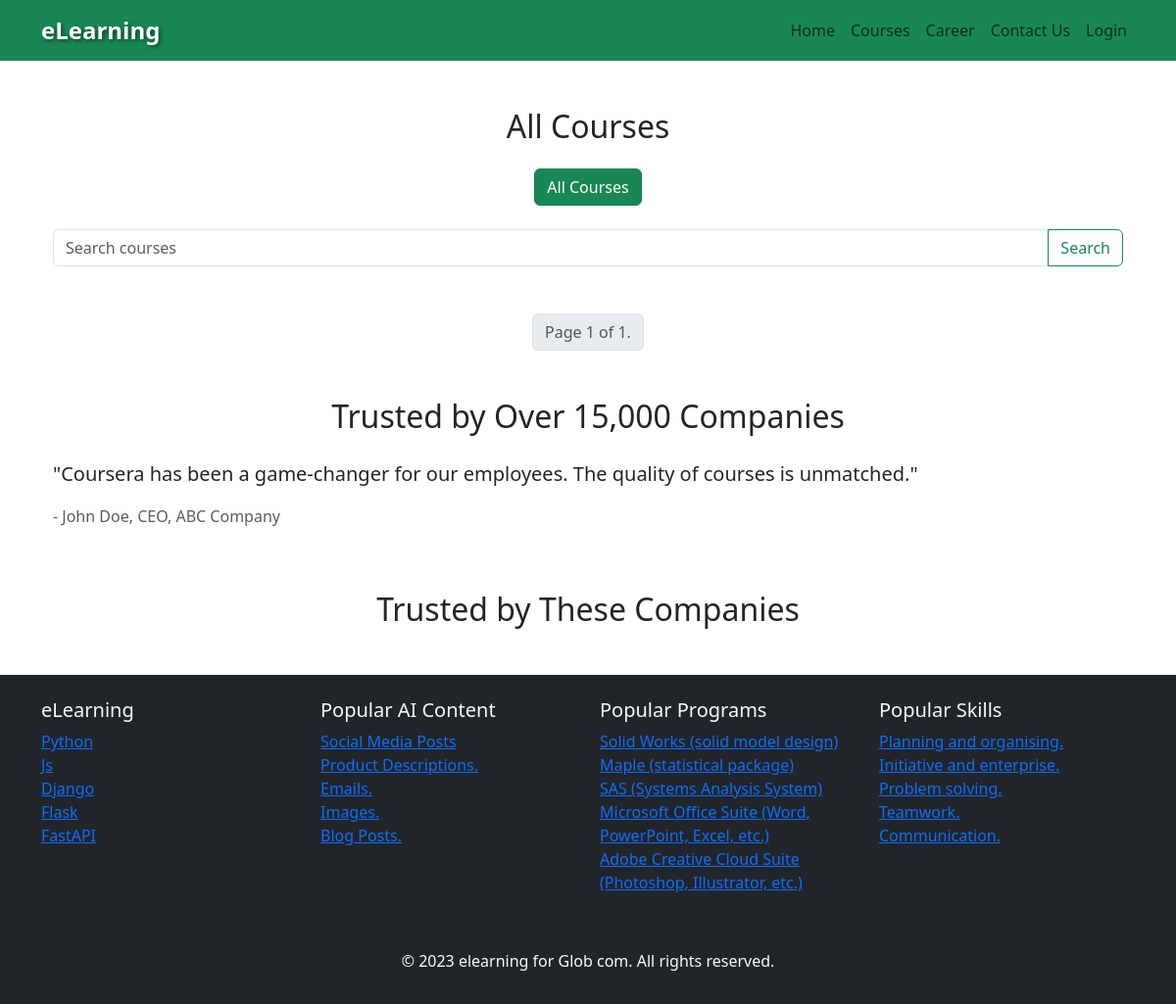
The app's page /, older data.
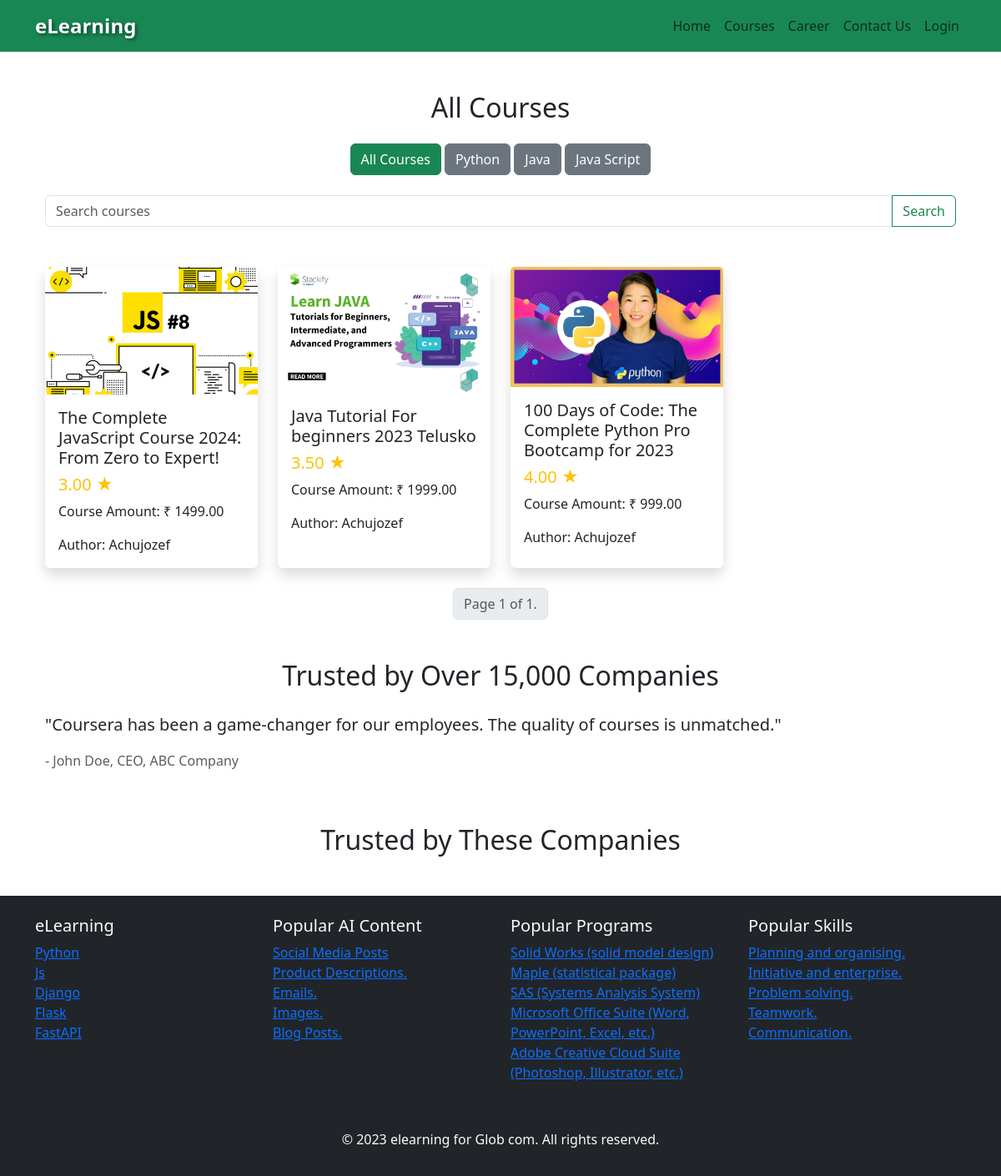
The same page, newer data.
### Course/models.py (models this page shows, shortened)
class Category(models.Model):
    title = models.CharField(max_length=255)

class Course(models.Model):
    title = models.CharField(max_length=255)
    first_description = models.TextField()
    second_description = models.TextField()
    thumbnail = models.ImageField(upload_to='course_thumbnails/', blank=True, null=True)
    rating = models.DecimalField(max_digits=3, decimal_places=2,null=True,blank=True)
    students_enrolled = models.PositiveIntegerField(default=0,null=True,blank=True)
    category =models.ForeignKey(Category, on_delete=models.CASCADE, null=True)
    price = models.DecimalField(max_digits=10, decimal_places=2, default=0)
    author=models.ForeignKey(CustomUser, on_delete=models.CASCADE, null=True)
    total_modules = models.PositiveIntegerField( default=0)

### Userauth/models.py (models this page shows)
class CustomUser(AbstractUser):
    profile_picture = models.ImageField(upload_to='media/profile_pics/', null=True, blank=True)
    bio = models.TextField(blank=True, null=True,default="")

### Course/views.py (the view)
# urls.py: path('', course_list, name='course_list'),
def course_list(request):
    try:
        all_courses = Course.objects.all().order_by('-id')
        per_page = 12
        paginator = Paginator(all_courses, per_page)
        page = request.GET.get('page')
        try:
            courses = paginator.page(page)
        except PageNotAnInteger:
            courses = paginator.page(1)
        except EmptyPage:
            courses = paginator.page(paginator.num_pages)
        context = {
            'courses': courses,
            'categories': Category.objects.all(),
        }
        return render(request, 'course_list.html', context)
    except Exception as e:
        return render(request, 'error.html', {'error_message': str(e)})

### Course/templates/course_list.html (shortened to what this page needs)
{% extends 'base.html' %}
{% block content %}
  <div class="container mt-5">
    <h2 class="text-center mb-4">All Courses</h2>
    <div class="text-center mb-4">
      <a href="{% url 'course:course_list' %}" class="btn btn-success">All Courses</a>
      {% for category in categories %}
        <a href="{% url 'course:filter_courses' category.id %}" class="btn btn-secondary">{{ category.title }}</a>
      {% endfor %}
    </div>
    <form action="{% url 'course:search_courses' %}" method="get" class="mb-4">
      <div class="input-group">
        <input type="text" name="q" class="form-control" placeholder="Search courses">
        <button type="submit" class="btn btn-outline-success">Search</button>
      </div>
    </form>
    <div class="row row-cols-1 row-cols-md-4 g-4">
      {% for course in courses %}
          <div class="col">
              <a href="{% url 'course:course_details' course_id=course.id %}" class="text-decoration-none text-dark">
                  <div class="card h-100 border-0 shadow">
                      {% if course.thumbnail %}
                          <img src="{{ course.thumbnail.url }}" alt="{{ course.title }} Thumbnail" class="card-img-top">
                      {% else %}
                          <p class="text-center bg-light p-3 mb-0">No thumbnail available</p>
                      {% endif %}
                      <div class="card-body">
                          <h5 class="card-title font-weight-bold">{{ course.title }}</h5>
                          <h5 class="text-warning font-weight-bold">{{ course.rating }} &#9733;</h5>
                          <p class="card-text font-weight-bold">Course Amount: ₹ {{ course.price }}</p>
                          <p class="card-text font-italic">Author: {{ course.author.username }}</p>
                      </div>
                  </div>
              </a>
          </div>
      {% endfor %}
  </div>
    <div class="mt-4">
      <ul class="pagination justify-content-center">
        <li class="page-item disabled">
          <span class="page-link">
            Page {{ courses.number }} of {{ courses.paginator.num_pages }}.
          </span>
        </li>
      </ul>
    </div>
  </div>
  <div class="container mt-5">
    <h2 class="text-center mb-4">Trusted by Over 15,000 Companies</h2>
    <div id="testimonialCarousel" class="carousel slide" data-bs-ride="carousel">
      <div class="carousel-inner">
        <div class="carousel-item active">
          <p class="lead">"Coursera has been a game-changer for our employees. The quality of courses is unmatched."</p>
          <p class="text-muted">- John Doe, CEO, ABC Company</p>
        </div>
      </div>
      <button class="carousel-control-prev" type="button" data-bs-target="#testimonialCarousel" data-bs-slide="prev">
        <span class="carousel-control-prev-icon" aria-hidden="true"></span>
      </button>
      <button class="carousel-control-next" type="button" data-bs-target="#testimonialCarousel" data-bs-slide="next">
        <span class="carousel-control-next-icon" aria-hidden="true"></span>
      </button>
    </div>
  </div>
  <div class="container mt-5">
    <h2 class="text-center mb-4">Trusted by These Companies</h2>
  </div>
{% endblock %}

### Course/templates/base.html (shortened to what this page needs)
{% load static %}
<!DOCTYPE html>
<html lang="en">
<head>
    <link href="https://cdn.jsdelivr.net/npm/bootstrap@5.3.0/dist/css/bootstrap.min.css" rel="stylesheet">
    <link rel="stylesheet" href="https://cdnjs.cloudflare.com/ajax/libs/font-awesome/5.15.1/css/all.min.css" />
</head>
<body>
<nav class="navbar navbar-expand-lg navbar-light bg-success">
    <div class="container">
        <a class="navbar-brand" href="{% url 'course:course_list' %}">eLearning</a>
        <div class="collapse navbar-collapse" id="navbarNav">
            <ul class="navbar-nav ms-auto">
                <li class="nav-item">
                    <a class="nav-link" href="{% url 'course:course_list' %}">Home</a>
                </li>
                <li class="nav-item">
                    <a class="nav-link" href="{% url 'course:course_list' %}">Courses</a>
                </li>
                <li class="nav-item">
                    <a class="nav-link" href="{% url 'course:career_opportunities' %}">Career</a>
                </li>
                <li class="nav-item">
                    <a class="nav-link" href="{% url 'course:contact_us' %}">Contact Us</a>
                </li>
                {% if user.is_authenticated %}
                    <li class="nav-item">
                        <a class="nav-link" href="{% url 'course:cart' %}">Cart</a>
                    </li>
                    <li class="nav-item">
                        <a class="nav-link" href="{% url 'course:enrolled_courses' %}">Enrolled Courses</a>
                    </li>
                    <li class="nav-item">
                        <a class="nav-link btn btn-danger" href="{% url 'logout' %}">Logout</a>
                    </li>
                {% else %}
                    <li class="nav-item">
                        <a class="nav-link btn btn-success" href="{% url 'login' %}">Login</a>
                    </li>
                {% endif %}
            </ul>
        </div>
    </div>
</nav>
<div class="container mt-4">
    <div class="content">
        {% block content %}{% endblock %}
    </div>
</div>
<footer class="bg-dark text-light mt-5">
    <div class="container py-4">
        <div class="row">
            <div class="col-lg-3 col-md-6 mb-4 mb-lg-0">
                <h5>eLearning</h5>
                <ul class="list-unstyled">
                    <li><a href="#">Python</a></li>
                    <li><a href="#">Js</a></li>
                    <li><a href="#">Django</a></li>
                    <li><a href="#">Flask</a></li>
                    <li><a href="#">FastAPI</a></li>
                </ul>
            </div>
            <div class="col-lg-3 col-md-6 mb-4 mb-lg-0">
                <h5>Popular AI Content</h5>
                <ul class="list-unstyled">
                    <li><a href="#">Social Media Posts</a></li>
                    <li><a href="#">Product Descriptions.</a></li>
                    <li><a href="#">Emails.</a></li>
                    <li><a href="#">Images.</a></li>
                    <li><a href="#">Blog Posts.</a></li>
                </ul>
            </div>
            <div class="col-lg-3 col-md-6 mb-4 mb-lg-0">
                <h5>Popular Programs</h5>
                <ul class="list-unstyled">
                    <li><a href="#">Solid Works (solid model design)</a></li>
                    <li><a href="#">Maple (statistical package)</a></li>
                    <li><a href="#">SAS (Systems Analysis System)</a></li>
                    <li><a href="#">Microsoft Office Suite (Word, PowerPoint, Excel, etc.)</a></li>
                    <li><a href="#">Adobe Creative Cloud Suite (Photoshop, Illustrator, etc.)</a></li>
                </ul>
            </div>
            <div class="col-lg-3 col-md-6">
                <h5>Popular Skills</h5>
                <ul class="list-unstyled">
                    <li><a href="#">Planning and organising.</a></li>
                    <li><a href="#">Initiative and enterprise.</a></li>
                    <li><a href="#">Problem solving.</a></li>
                    <li><a href="#">Teamwork.</a></li>
                    <li><a href="#">Communication.</a></li>
                </ul>
            </div>
        </div>
    </div>
    <div class="text-center p-3">
        <p>&copy; 2023 elearning for Glob com. All rights reserved.</p>
    </div>
</footer>
</body>
</html>

### Course/templates/base.html (style rules this page uses)
.navbar-nav a.nav-link { transition: background-color 0.9s, color 0.9s; }
.navbar-brand { color: #fff; font-size: 24px; font-weight: bold; text-shadow: 2px 2px 4px rgba(0, 0, 0, 0.5); border-radius: 20px; }

Row changes from the older to the newer data that the page shows:
added Category: title "Python"
added Category: title "Java"
added Category: title "Java Script"
added Course: thumbnail (picture), title "The Complete JavaScript Course 2024: From Zero to Expert!", rating "3.00", price "1499.00", author.username "Achujozef"
added Course: thumbnail (picture), title "Java Tutorial For beginners 2023 Telusko", rating "3.50", price "1999.00", author.username "Achujozef"
added Course: thumbnail (picture), title "100 Days of Code: The Complete Python Pro Bootcamp for 2023", rating "4.00", price "999.00", author.username "Achujozef"
